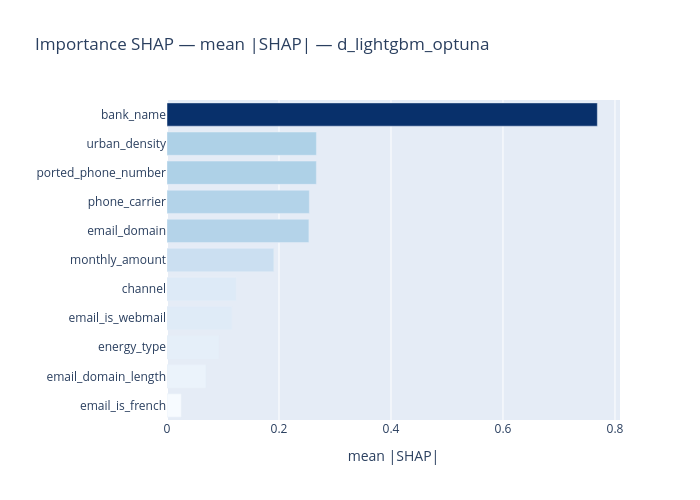

This figure's notebook cell:
### Code cell
# Bar plot — importance moyenne |SHAP| par feature (top 15)
mean_abs = np.abs(sv).mean(axis=0)
top15_idx = np.argsort(mean_abs)[::-1][:15]

df_bar = pd.DataFrame({
    "feature":       [ALL_FEATURES[i] for i in top15_idx],
    "mean_abs_SHAP": mean_abs[top15_idx],
}).sort_values("mean_abs_SHAP")

fig = px.bar(
    df_bar,
    x="mean_abs_SHAP", y="feature",
    orientation="h",
    title=f"Importance SHAP — mean |SHAP| — {run_name}",
    labels={"mean_abs_SHAP": "mean |SHAP|", "feature": ""},
    color="mean_abs_SHAP",
    color_continuous_scale="Blues",
)
fig.update_layout(width=700, height=500, coloraxis_showscale=False)
fig.show()

### Figure 1 — Plotly figure (JSON) as saved in the notebook; plotly's stock layout.template omitted (floating-point values rounded to 4 significant figures)
{"data": [{"hovertemplate": "mean |SHAP|=%{marker.color}<br>=%{y}<extra></extra>", "legendgroup": "", "marker": {"color": [0.02542, 0.06949, 0.09285, 0.116, 0.1238, 0.1908, 0.2534, 0.2542, 0.2668, 0.2668, 0.7685], "coloraxis": "coloraxis", "pattern": {"shape": ""}}, "name": "", "orientation": "h", "showlegend": false, "textposition": "auto", "type": "bar", "x": [0.02542, 0.06949, 0.09285, 0.116, 0.1238, 0.1908, 0.2534, 0.2542, 0.2668, 0.2668, 0.7685], "xaxis": "x", "y": ["email_is_french", "email_domain_length", "energy_type", "email_is_webmail", "channel", "monthly_amount", "email_domain", "phone_carrier", "ported_phone_number", "urban_density", "bank_name"], "yaxis": "y"}], "layout": {"barmode": "relative", "coloraxis": {"autocolorscale": false, "colorbar": {"title": {"text": "mean |SHAP|"}}, "colorscale": [[0, "rgb(247,251,255)"], [0.125, "rgb(222,235,247)"], [0.25, "rgb(198,219,239)"], [0.375, "rgb(158,202,225)"], [0.5, "rgb(107,174,214)"], [0.625, "rgb(66,146,198)"], [0.75, "rgb(33,113,181)"], [0.875, "rgb(8,81,156)"], [1, "rgb(8,48,107)"]], "showscale": false}, "height": 500, "legend": {"tracegroupgap": 0}, "title": {"text": "Importance SHAP — mean |SHAP| — d_lightgbm_optuna"}, "width": 700, "xaxis": {"anchor": "y", "domain": [0, 1], "title": {"text": "mean |SHAP|"}}, "yaxis": {"anchor": "x", "domain": [0, 1], "title": {"text": ""}}}}
